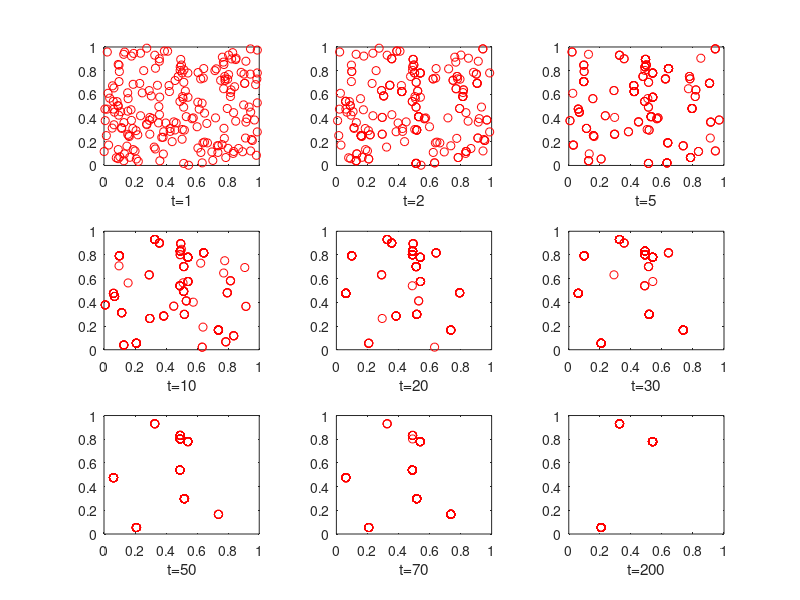

Write the MATLAB code that produced this figure.
M = 200;

X = rand(M,2);

W = [1:M]./M;

for t = 1:200
    %Particle filter estimation
    for m=1:M
        seed = rand(1);
        X(m,:,t+1) = X(find(W>seed,1),:,t);
    end

    
end


figure(1); clf;
subplot(3,3,1)
plot(X(:,1,1),X(:,2,1),'ro')
axis([0 1 0 1]);
xlabel('t=1')
subplot(3,3,2)
plot(X(:,1,2),X(:,2,2),'ro')
axis([0 1 0 1]);
xlabel('t=2')
subplot(3,3,3)
plot(X(:,1,5),X(:,2,5),'ro')
axis([0 1 0 1]);
xlabel('t=5')
subplot(3,3,4)
plot(X(:,1,10),X(:,2,10),'ro')
axis([0 1 0 1]);
xlabel('t=10')
subplot(3,3,5)
plot(X(:,1,20),X(:,2,20),'ro')
axis([0 1 0 1]);
xlabel('t=20')
subplot(3,3,6)
plot(X(:,1,30),X(:,2,30),'ro')
axis([0 1 0 1]);
xlabel('t=30')
subplot(3,3,7)
plot(X(:,1,50),X(:,2,50),'ro')
axis([0 1 0 1]);
xlabel('t=50')
subplot(3,3,8)
plot(X(:,1,70),X(:,2,70),'ro')
axis([0 1 0 1]);
xlabel('t=70')
subplot(3,3,9)
plot(X(:,1,200),X(:,2,200),'ro')
axis([0 1 0 1]);
xlabel('t=200')
